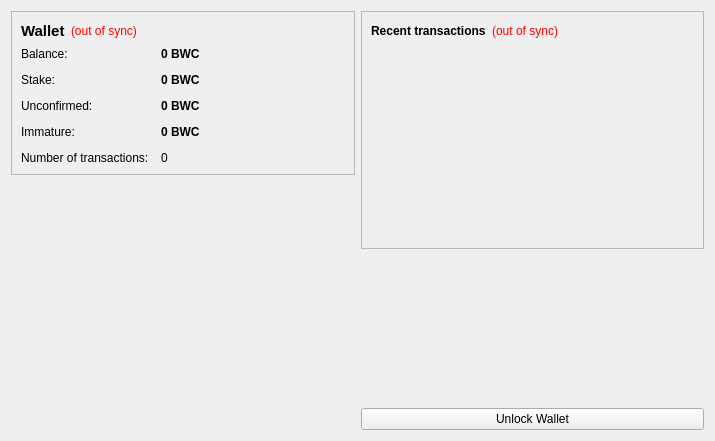
<?xml version="1.0" encoding="UTF-8"?>
<ui version="4.0">
 <class>OverviewPage</class>
 <widget class="QWidget" name="OverviewPage">
  <property name="geometry">
   <rect>
    <x>0</x>
    <y>0</y>
    <width>715</width>
    <height>441</height>
   </rect>
  </property>
  <property name="windowTitle">
   <string>Form</string>
  </property>
  <layout class="QHBoxLayout" name="horizontalLayout" stretch="1,1">
   <item>
    <layout class="QVBoxLayout" name="verticalLayout_2">
     <item>
      <widget class="QFrame" name="frame">
       <property name="frameShape">
        <enum>QFrame::StyledPanel</enum>
       </property>
       <property name="frameShadow">
        <enum>QFrame::Raised</enum>
       </property>
       <layout class="QVBoxLayout" name="verticalLayout_4">
        <item>
         <layout class="QHBoxLayout" name="horizontalLayout_4">
          <item>
           <widget class="QLabel" name="label_5">
            <property name="font">
             <font>
              <pointsize>11</pointsize>
              <weight>75</weight>
              <bold>true</bold>
             </font>
            </property>
            <property name="text">
             <string>Wallet</string>
            </property>
           </widget>
          </item>
          <item>
           <widget class="QLabel" name="labelWalletStatus">
            <property name="toolTip">
             <string>The displayed information may be out of date. Your wallet automatically synchronizes with the BwinCoin network after a connection is established, but this process has not completed yet.</string>
            </property>
            <property name="styleSheet">
             <string notr="true">QLabel { color: red; }</string>
            </property>
            <property name="text">
             <string notr="true">(out of sync)</string>
            </property>
            <property name="alignment">
             <set>Qt::AlignLeading|Qt::AlignLeft|Qt::AlignVCenter</set>
            </property>
           </widget>
          </item>
          <item>
           <spacer name="horizontalSpacer_2">
            <property name="orientation">
             <enum>Qt::Horizontal</enum>
            </property>
            <property name="sizeHint" stdset="0">
             <size>
              <width>40</width>
              <height>20</height>
             </size>
            </property>
           </spacer>
          </item>
         </layout>
        </item>
        <item>
         <layout class="QFormLayout" name="formLayout_2">
          <property name="fieldGrowthPolicy">
           <enum>QFormLayout::AllNonFixedFieldsGrow</enum>
          </property>
          <property name="horizontalSpacing">
           <number>12</number>
          </property>
          <property name="verticalSpacing">
           <number>12</number>
          </property>
          <item row="0" column="0">
           <widget class="QLabel" name="label">
            <property name="text">
             <string>Balance:</string>
            </property>
           </widget>
          </item>
          <item row="0" column="1">
           <widget class="QLabel" name="labelBalance">
            <property name="font">
             <font>
              <weight>75</weight>
              <bold>true</bold>
             </font>
            </property>
            <property name="cursor">
             <cursorShape>IBeamCursor</cursorShape>
            </property>
            <property name="toolTip">
             <string>Your current balance</string>
            </property>
            <property name="text">
             <string notr="true">0 BWC</string>
            </property>
            <property name="textInteractionFlags">
             <set>Qt::LinksAccessibleByMouse|Qt::TextSelectableByKeyboard|Qt::TextSelectableByMouse</set>
            </property>
           </widget>
          </item>
          <item row="1" column="0">
           <widget class="QLabel" name="label_6">
            <property name="text">
             <string>Stake:</string>
            </property>
           </widget>
          </item>
          <item row="1" column="1">
           <widget class="QLabel" name="labelStake">
            <property name="font">
             <font>
              <weight>75</weight>
              <bold>true</bold>
             </font>
            </property>
            <property name="cursor">
             <cursorShape>IBeamCursor</cursorShape>
            </property>
            <property name="toolTip">
             <string>Total of coins that was staked, and do not yet count toward the current balance</string>
            </property>
            <property name="text">
             <string notr="true">0 BWC</string>
            </property>
            <property name="textInteractionFlags">
             <set>Qt::LinksAccessibleByMouse|Qt::TextSelectableByKeyboard|Qt::TextSelectableByMouse</set>
            </property>
           </widget>
          </item>
          <item row="2" column="0">
           <widget class="QLabel" name="label_3">
            <property name="text">
             <string>Unconfirmed:</string>
            </property>
           </widget>
          </item>
          <item row="2" column="1">
           <widget class="QLabel" name="labelUnconfirmed">
            <property name="font">
             <font>
              <weight>75</weight>
              <bold>true</bold>
             </font>
            </property>
            <property name="cursor">
             <cursorShape>IBeamCursor</cursorShape>
            </property>
            <property name="toolTip">
             <string>Total of transactions that have yet to be confirmed, and do not yet count toward the current balance</string>
            </property>
            <property name="text">
             <string notr="true">0 BWC</string>
            </property>
            <property name="textInteractionFlags">
             <set>Qt::LinksAccessibleByMouse|Qt::TextSelectableByKeyboard|Qt::TextSelectableByMouse</set>
            </property>
           </widget>
          </item>
          <item row="3" column="0">
           <widget class="QLabel" name="labelImmatureText">
            <property name="text">
             <string>Immature:</string>
            </property>
           </widget>
          </item>
          <item row="3" column="1">
           <widget class="QLabel" name="labelImmature">
            <property name="font">
             <font>
              <weight>75</weight>
              <bold>true</bold>
             </font>
            </property>
            <property name="toolTip">
             <string>Mined balance that has not yet matured</string>
            </property>
            <property name="text">
             <string notr="true">0 BWC</string>
            </property>
            <property name="textInteractionFlags">
             <set>Qt::LinksAccessibleByMouse|Qt::TextSelectableByKeyboard|Qt::TextSelectableByMouse</set>
            </property>
           </widget>
          </item>
          <item row="4" column="0">
           <widget class="QLabel" name="label_2">
            <property name="text">
             <string>Number of transactions:</string>
            </property>
           </widget>
          </item>
          <item row="4" column="1">
           <widget class="QLabel" name="labelNumTransactions">
            <property name="toolTip">
             <string>Total number of transactions in wallet</string>
            </property>
            <property name="text">
             <string notr="true">0</string>
            </property>
           </widget>
          </item>
         </layout>
        </item>
       </layout>
      </widget>
     </item>
     <item>
      <spacer name="verticalSpacer">
       <property name="orientation">
        <enum>Qt::Vertical</enum>
       </property>
       <property name="sizeHint" stdset="0">
        <size>
         <width>20</width>
         <height>40</height>
        </size>
       </property>
      </spacer>
     </item>
     <item>
      <widget class="QLabel" name="label_6">
       <property name="text">
        <string/>
       </property>
       <property name="pixmap">
        <pixmap resource="../bitcoin.qrc">:/images/backg</pixmap>
       </property>
       <property name="scaledContents">
        <bool>false</bool>
       </property>
       <property name="alignment">
        <set>Qt::AlignCenter</set>
       </property>
       <property name="margin">
        <number>-2</number>
       </property>
      </widget>
     </item>
    </layout>
   </item>
   <item>
    <layout class="QVBoxLayout" name="verticalLayout_3">
     <item>
      <widget class="QFrame" name="frame_2">
       <property name="frameShape">
        <enum>QFrame::StyledPanel</enum>
       </property>
       <property name="frameShadow">
        <enum>QFrame::Raised</enum>
       </property>
       <layout class="QVBoxLayout" name="verticalLayout">
        <item>
         <layout class="QHBoxLayout" name="horizontalLayout_2">
          <item>
           <widget class="QLabel" name="label_4">
            <property name="text">
             <string>&lt;b&gt;Recent transactions&lt;/b&gt;</string>
            </property>
           </widget>
          </item>
          <item>
           <widget class="QLabel" name="labelTransactionsStatus">
            <property name="toolTip">
             <string>The displayed information may be out of date. Your wallet automatically synchronizes with the BwinCoin network after a connection is established, but this process has not completed yet.</string>
            </property>
            <property name="styleSheet">
             <string notr="true">QLabel { color: red; }</string>
            </property>
            <property name="text">
             <string notr="true">(out of sync)</string>
            </property>
            <property name="alignment">
             <set>Qt::AlignRight|Qt::AlignTrailing|Qt::AlignVCenter</set>
            </property>
           </widget>
          </item>
          <item>
           <spacer name="horizontalSpacer">
            <property name="orientation">
             <enum>Qt::Horizontal</enum>
            </property>
            <property name="sizeHint" stdset="0">
             <size>
              <width>40</width>
              <height>20</height>
             </size>
            </property>
           </spacer>
          </item>
         </layout>
        </item>
        <item>
         <widget class="QListView" name="listTransactions">
          <property name="styleSheet">
           <string notr="true">QListView { background: transparent; }</string>
          </property>
          <property name="frameShape">
           <enum>QFrame::NoFrame</enum>
          </property>
          <property name="verticalScrollBarPolicy">
           <enum>Qt::ScrollBarAlwaysOff</enum>
          </property>
          <property name="horizontalScrollBarPolicy">
           <enum>Qt::ScrollBarAlwaysOff</enum>
          </property>
          <property name="selectionMode">
           <enum>QAbstractItemView::NoSelection</enum>
          </property>
         </widget>
        </item>
       </layout>
      </widget>
     </item>
     <item>
      <spacer name="verticalSpacer_2">
       <property name="orientation">
        <enum>Qt::Vertical</enum>
       </property>
       <property name="sizeHint" stdset="0">
        <size>
         <width>20</width>
         <height>40</height>
        </size>
       </property>
      </spacer>
     </item>
     <item>
      <widget class="QPushButton" name="unlockWalletButton">
       <property name="text">
        <string>Unlock Wallet</string>
       </property>
      </widget>
     </item>
    </layout>
   </item>
  </layout>
 </widget>
 <resources>
  <include location="../bitcoin.qrc"/>
 </resources>
 <connections/>
</ui>
